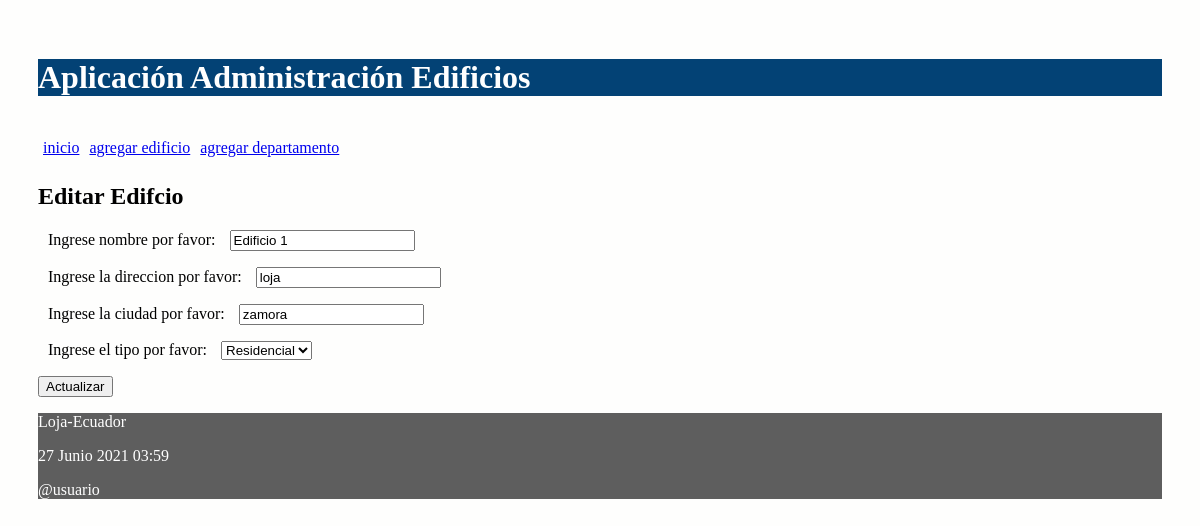
Screenshot of /editar_edificio/4 with the database file from the repository.
### administrativo/models.py (models this page shows, shortened)
class Edificio(models.Model):
    nombre = models.CharField("Nombre de edificio", max_length=30)
    direccion = models.CharField("Direccion", max_length=30)
    ciudad = models.CharField("Ciudad", max_length=30)
    tipo_opciones = (
        ('residencial', 'Residencial'),
        ('comercial', 'Comercial'),
        )
    tipo = models.CharField(max_length=12, choices=tipo_opciones)

### administrativo/views.py (the view)
# urls.py: path('editar_edificio/<int:id>', views.editar_edificio,
def editar_edificio(request, id):
    edificio = Edificio.objects.get(pk=id)
    if request.method=='POST':
        formulario = EdificioForm(request.POST, instance=edificio)
        print(formulario.errors)
        if formulario.is_valid():
            formulario.save()
            return redirect(index)
    else:
        formulario = EdificioForm(instance=edificio)
    diccionario = {'formulario': formulario}
    return render(request, 'editarEdificio.html', diccionario)

### administrativo/forms.py (shortened to what this page needs)
class EdificioForm(ModelForm):
    class Meta:
        model = Edificio
        fields = ['nombre', 'direccion', 'ciudad', 'tipo']
        labels = {
            'nombre': _('Ingrese nombre por favor'),
            'direccion': _('Ingrese la direccion por favor'),
            'ciudad': _('Ingrese la ciudad por favor'),
            'tipo': _('Ingrese el tipo por favor'),
        }

### administrativo/templates/editarEdificio.html (shortened to what this page needs)
{% extends "master.html" %}
{% block content %}
<h2>Editar Edifcio</h3>
<form action="" method="post">
  {{formulario.as_p}}
  <p><input type='submit' value='Actualizar'/></p>
</form>
{% endblock %}

### administrativo/static/css/estilos.css (style rules this page uses)
body { background: #FEFEFD; padding: 30px; }
label { padding: 12px 10px; }

### rows the page displays
Edificio: nombre "Edificio 1", direccion "loja", ciudad "zamora", tipo "Residencial"
